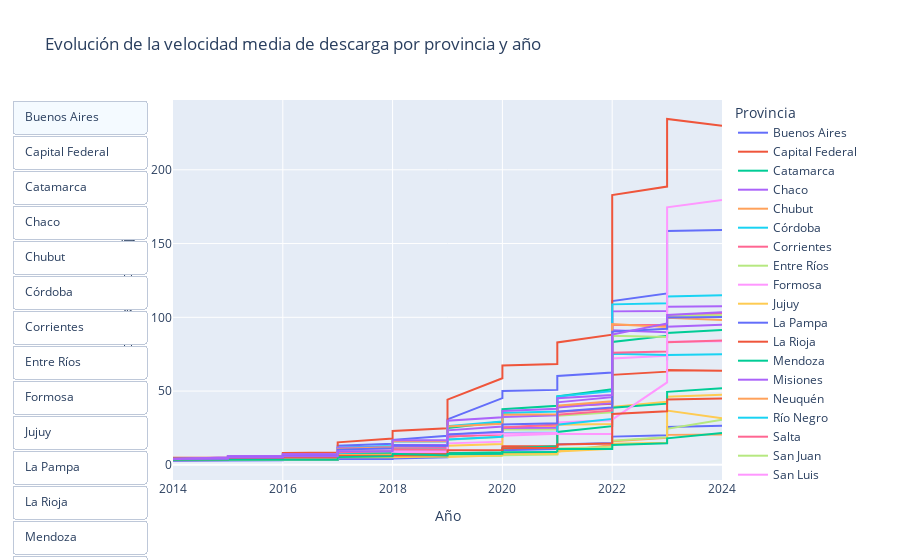

This figure's notebook cell:
### Markdown cell above
Se decide agrupar la media de bajada por año para analizar graficamente la evolución anual

### Code cell
import pandas as pd
import plotly.express as px

# Suponiendo que 'internet_4' es tu DataFrame original

# Crear el gráfico de líneas interactivo con botones para seleccionar años y provincias
fig = px.line(
    internet_4,
    x="Año",
    y="Mbps (Media de bajada)",
    color="Provincia",
    title="Evolución de la velocidad media de descarga por provincia y año"
)

# Agregar botones para seleccionar años
years = internet_4['Año'].unique()
fig.update_layout(
    updatemenus=[
        dict(
            type="buttons",
            direction="down",
            buttons=list([
                dict(
                    args=[{"visible": [True if y == year else False for y in internet_4['Año']]}],
                    label=str(year),
                    method="update"
                ) for year in years
            ]),
        ),
        dict(
            type="buttons",
            direction="down",
            buttons=list([
                dict(
                    args=[{"visible": [True if p == provincia else False for p in internet_4['Provincia']]}],
                    label=provincia,
                    method="update"
                ) for provincia in internet_4['Provincia'].unique()
            ]),
        )
    ]
)

fig.show()

### Figure 1 — Plotly figure (JSON) as saved in the notebook; plotly's stock layout.template omitted (floating-point values rounded to 4 significant figures; data arrays with more than 128 entries replaced by an {"elided": "..."} marker saying what was removed)
{"data": [{"hovertemplate": "Provincia=Buenos Aires<br>Año=%{x}<br>Mbps (Media de bajada)=%{y}<extra></extra>", "legendgroup": "Buenos Aires", "line": {"color": "#636efa", "dash": "solid"}, "marker": {"symbol": "circle"}, "mode": "lines", "name": "Buenos Aires", "orientation": "v", "showlegend": true, "type": "scatter", "x": [2024, 2023, 2023, 2023, 2023, 2022, 2022, 2022, 2022, 2021, 2021, 2021, 2021, 2020, 2020, 2020, 2020, 2019, 2019, 2019, 2019, 2018, 2018, 2018, 2018, 2017, 2017, 2017, 2017, 2016, 2016, 2016, 2016, 2015, 2015, 2015, 2015, 2014, 2014, 2014, 2014], "xaxis": "x", "y": [159.1, 158.5, 146.8, 138.3, 116.2, 111, 70.19, 65.5, 62.51, 60.21, 56.26, 52.76, 50.79, 50.01, 48.38, 45.66, 45.18, 30.77, 25.68, 22.48, 19.64, 16.93, 16.78, 14.68, 14.2, 12.97, 8.426, 7.199, 6.678, 6.352, 5.915, 5.415, 4.992, 4.884, 4.701, 4.463, 4.324, 4.199, 3.969, 3.852, 3.733], "yaxis": "y"}, {"hovertemplate": "Provincia=Capital Federal<br>Año=%{x}<br>Mbps (Media de bajada)=%{y}<extra></extra>", "legendgroup": "Capital Federal", "line": {"color": "#EF553B", "dash": "solid"}, "marker": {"symbol": "circle"}, "mode": "lines", "name": "Capital Federal", "orientation": "v", "showlegend": true, "type": "scatter", "x": [2024, 2023, 2023, 2023, 2023, 2022, 2022, 2022, 2022, 2021, 2021, 2021, 2021, 2020, 2020, 2020, 2020, 2019, 2019, 2019, 2019, 2018, 2018, 2018, 2018, 2017, 2017, 2017, 2017, 2016, 2016, 2016, 2016, 2015, 2015, 2015, 2015, 2014, 2014, 2014, 2014], "xaxis": "x", "y": [229.9, 234.4, 218.1, 208.0, 188.7, 182.9, 101.0, 93.97, 88.22, 82.95, 77.71, 72.75, 68.29, 67.33, 63.81, 60.48, 58.71, 44.2, 38.71, 30.35, 24.72, 22.94, 21.64, 18.94, 17.75, 15.2, 10.64, 8.843, 8.348, 7.958, 7.38, 6.576, 6.047, 5.928, 5.665, 5.312, 5.0, 4.782, 4.437, 4.25, 4.024], "yaxis": "y"}, {"hovertemplate": "Provincia=Catamarca<br>Año=%{x}<br>Mbps (Media de bajada)=%{y}<extra></extra>", "legendgroup": "Catamarca", "line": {"color": "#00cc96", "dash": "solid"}, "marker": {"symbol": "circle"}, "mode": "lines", "name": "Catamarca", "orientation": "v", "showlegend": true, "type": "scatter", "x": [2024, 2023, 2023, 2023, 2023, 2022, 2022, 2022, 2022, 2021, 2021, 2021, 2021, 2020, 2020, 2020, 2020, 2019, 2019, 2019, 2019, 2018, 2018, 2018, 2018, 2017, 2017, 2017, 2017, 2016, 2016, 2016, 2016, 2015, 2015, 2015, 2015, 2014, 2014, 2014, 2014], "xaxis": "x", "y": [91.45, 89.4, 87.9, 86.13, 87.41, 83.33, 60.99, 56.56, 51.22, 46.38, 43.43, 42.19, 39.97, 37.65, 36.54, 34.93, 29.13, 24.88, 9.293, 8.81, 7.964, 8.044, 7.807, 7.693, 8.199, 7.784, 5.26, 5.102, 4.974, 4.886, 4.725, 4.365, 4.204, 4.124, 3.885, 3.683, 3.484, 3.336, 2.915, 2.915, 2.803], "yaxis": "y"}, {"hovertemplate": "Provincia=Chaco<br>Año=%{x}<br>Mbps (Media de bajada)=%{y}<extra></extra>", "legendgroup": "Chaco", "line": {"color": "#ab63fa", "dash": "solid"}, "marker": {"symbol": "circle"}, "mode": "lines", "name": "Chaco", "orientation": "v", "showlegend": true, "type": "scatter", "x": [2024, 2023, 2023, 2023, 2023, 2022, 2022, 2022, 2022, 2021, 2021, 2021, 2021, 2020, 2020, 2020, 2020, 2019, 2019, 2019, 2019, 2018, 2018, 2018, 2018, 2017, 2017, 2017, 2017, 2016, 2016, 2016, 2016, 2015, 2015, 2015, 2015, 2014, 2014, 2014, 2014], "xaxis": "x", "y": [107.5, 107.1, 107.5, 105.5, 104.3, 104.0, 53.21, 50.61, 45.84, 42.34, 39.11, 37.4, 33.63, 32.45, 30.8, 27.95, 25.94, 23.37, 19.99, 16.01, 13.44, 13.49, 12.89, 12.5, 12.44, 11.7, 8.485, 7.689, 7.308, 7.078, 6.718, 6.297, 5.991, 5.828, 5.466, 5.195, 4.9, 3.977, 3.462, 3.421, 3.256], "yaxis": "y"}, {"hovertemplate": "Provincia=Chubut<br>Año=%{x}<br>Mbps (Media de bajada)=%{y}<extra></extra>", "legendgroup": "Chubut", "line": {"color": "#FFA15A", "dash": "solid"}, "marker": {"symbol": "circle"}, "mode": "lines", "name": "Chubut", "orientation": "v", "showlegend": true, "type": "scatter", "x": [2024, 2023, 2023, 2023, 2023, 2022, 2022, 2022, 2022, 2021, 2021, 2021, 2021, 2020, 2020, 2020, 2020, 2019, 2019, 2019, 2019, 2018, 2018, 2018, 2018, 2017, 2017, 2017, 2017, 2016, 2016, 2016, 2016, 2015, 2015, 2015, 2015, 2014, 2014, 2014, 2014], "xaxis": "x", "y": [20.5, 20.29, 19.26, 18.58, 18.36, 15.92, 15.57, 14.91, 13.4, 9.083, 8.177, 7.677, 7.532, 7.383, 7.402, 7.605, 7.117, 6.994, 6.966, 6.054, 5.892, 6.085, 6.077, 5.33, 5.419, 5.408, 3.478, 3.447, 3.443, 3.407, 3.344, 3.336, 3.38, 3.284, 3.279, 3.217, 3.213, 3.175, 3.166, 3.156, 3.176], "yaxis": "y"}, {"hovertemplate": "Provincia=Córdoba<br>Año=%{x}<br>Mbps (Media de bajada)=%{y}<extra></extra>", "legendgroup": "Córdoba", "line": {"color": "#19d3f3", "dash": "solid"}, "marker": {"symbol": "circle"}, "mode": "lines", "name": "Córdoba", "orientation": "v", "showlegend": true, "type": "scatter", "x": [2024, 2023, 2023, 2023, 2023, 2022, 2022, 2022, 2022, 2021, 2021, 2021, 2021, 2020, 2020, 2020, 2020, 2019, 2019, 2019, 2019, 2018, 2018, 2018, 2018, 2017, 2017, 2017, 2017, 2016, 2016, 2016, 2016, 2015, 2015, 2015, 2015, 2014, 2014, 2014, 2014], "xaxis": "x", "y": [114.9, 114.0, 111.5, 111.8, 109.6, 108.8, 56.32, 53.51, 49.89, 46.36, 41.93, 39.59, 36.17, 35.12, 33.51, 30.99, 29.39, 26.16, 23.19, 18.43, 15.73, 15.81, 14.82, 13.88, 12.79, 11.64, 9.116, 7.421, 6.799, 6.467, 6.069, 5.517, 5.157, 5.067, 4.868, 4.558, 4.304, 4.093, 3.66, 3.557, 3.387], "yaxis": "y"}, {"hovertemplate": "Provincia=Corrientes<br>Año=%{x}<br>Mbps (Media de bajada)=%{y}<extra></extra>", "legendgroup": "Corrientes", "line": {"color": "#FF6692", "dash": "solid"}, "marker": {"symbol": "circle"}, "mode": "lines", "name": "Corrientes", "orientation": "v", "showlegend": true, "type": "scatter", "x": [2024, 2023, 2023, 2023, 2023, 2022, 2022, 2022, 2022, 2021, 2021, 2021, 2021, 2020, 2020, 2020, 2020, 2019, 2019, 2019, 2019, 2018, 2018, 2018, 2018, 2017, 2017, 2017, 2017, 2016, 2016, 2016, 2016, 2015, 2015, 2015, 2015, 2014, 2014, 2014, 2014], "xaxis": "x", "y": [102.5, 100.9, 99.64, 97.21, 94.8, 94.72, 45.07, 43.31, 38.11, 35.77, 32.17, 30.37, 25.99, 25.45, 23.85, 22.15, 20.54, 19.26, 16.7, 13.83, 12.05, 12.14, 11.49, 10.88, 11.12, 10.38, 7.447, 6.792, 6.433, 6.236, 5.958, 5.602, 5.371, 5.259, 5.063, 4.847, 4.628, 3.806, 3.411, 3.367, 3.219], "yaxis": "y"}, {"hovertemplate": "Provincia=Entre Ríos<br>Año=%{x}<br>Mbps (Media de bajada)=%{y}<extra></extra>", "legendgroup": "Entre Ríos", "line": {"color": "#B6E880", "dash": "solid"}, "marker": {"symbol": "circle"}, "mode": "lines", "name": "Entre Ríos", "orientation": "v", "showlegend": true, "type": "scatter", "x": [2024, 2023, 2023, 2023, 2023, 2022, 2022, 2022, 2022, 2021, 2021, 2021, 2021, 2020, 2020, 2020, 2020, 2019, 2019, 2019, 2019, 2018, 2018, 2018, 2018, 2017, 2017, 2017, 2017, 2016, 2016, 2016, 2016, 2015, 2015, 2015, 2015, 2014, 2014, 2014, 2014], "xaxis": "x", "y": [101.4, 101.2, 96.26, 89.37, 86.71, 87.47, 42.49, 40.03, 35.59, 33.32, 29.6, 27.62, 23.87, 24.05, 22.43, 20.45, 19.03, 17.01, 14.7, 12.19, 10.66, 11.02, 10.52, 10.19, 9.875, 9.296, 6.993, 6.288, 5.951, 5.807, 5.586, 5.131, 5.085, 5.008, 4.767, 4.551, 4.347, 3.8, 3.4, 3.312, 3.167], "yaxis": "y"}, {"hovertemplate": "Provincia=Formosa<br>Año=%{x}<br>Mbps (Media de bajada)=%{y}<extra></extra>", "legendgroup": "Formosa", "line": {"color": "#FF97FF", "dash": "solid"}, "marker": {"symbol": "circle"}, "mode": "lines", "name": "Formosa", "orientation": "v", "showlegend": true, "type": "scatter", "x": [2024, 2023, 2023, 2023, 2023, 2022, 2022, 2022, 2022, 2021, 2021, 2021, 2021, 2020, 2020, 2020, 2020, 2019, 2019, 2019, 2019, 2018, 2018, 2018, 2018, 2017, 2017, 2017, 2017, 2016, 2016, 2016, 2016, 2015, 2015, 2015, 2015, 2014, 2014, 2014, 2014], "xaxis": "x", "y": [83.8, 83.35, 80.29, 77.32, 73.96, 72.03, 30.35, 28.47, 30.28, 28.76, 26.69, 23.97, 20.98, 19.7, 18.28, 16.87, 15.7, 14.53, 13.22, 10.84, 9.825, 9.817, 9.318, 8.975, 11.06, 10.11, 7.069, 6.179, 5.742, 5.631, 5.416, 5.104, 4.872, 4.66, 4.166, 3.765, 3.381, 3.023, 2.656, 2.652, 2.574], "yaxis": "y"}, {"hovertemplate": "Provincia=Jujuy<br>Año=%{x}<br>Mbps (Media de bajada)=%{y}<extra></extra>", "legendgroup": "Jujuy", "line": {"color": "#FECB52", "dash": "solid"}, "marker": {"symbol": "circle"}, "mode": "lines", "name": "Jujuy", "orientation": "v", "showlegend": true, "type": "scatter", "x": [2024, 2023, 2023, 2023, 2023, 2022, 2022, 2022, 2022, 2021, 2021, 2021, 2021, 2020, 2020, 2020, 2020, 2019, 2019, 2019, 2019, 2018, 2018, 2018, 2018, 2017, 2017, 2017, 2017, 2016, 2016, 2016, 2016, 2015, 2015, 2015, 2015, 2014, 2014, 2014, 2014], "xaxis": "x", "y": [47.52, 46.2, 44.55, 43.56, 42.75, 39.32, 32.43, 29.39, 27.69, 27.14, 25.98, 25.81, 26.78, 25.21, 21.91, 15.86, 14.14, 12.96, 11.97, 12.07, 8.56, 8.563, 7.67, 6.289, 6.741, 6.639, 4.689, 4.542, 4.394, 4.324, 4.215, 3.843, 3.771, 3.725, 3.533, 3.409, 3.242, 3.128, 2.931, 2.769, 2.69], "yaxis": "y"}, {"hovertemplate": "Provincia=La Pampa<br>Año=%{x}<br>Mbps (Media de bajada)=%{y}<extra></extra>", "legendgroup": "La Pampa", "line": {"color": "#636efa", "dash": "solid"}, "marker": {"symbol": "circle"}, "mode": "lines", "name": "La Pampa", "orientation": "v", "showlegend": true, "type": "scatter", "x": [2024, 2023, 2023, 2023, 2023, 2022, 2022, 2022, 2022, 2021, 2021, 2021, 2021, 2020, 2020, 2020, 2020, 2019, 2019, 2019, 2019, 2018, 2018, 2018, 2018, 2017, 2017, 2017, 2017, 2016, 2016, 2016, 2016, 2015, 2015, 2015, 2015, 2014, 2014, 2014, 2014], "xaxis": "x", "y": [26.55, 25.61, 24.21, 22.78, 20.09, 19.1, 18.1, 16.07, 14.84, 13.85, 12.99, 12.28, 10.73, 9.876, 10.7, 8.029, 7.292, 6.526, 5.72, 5.492, 5.058, 4.319, 4.283, 4.098, 3.995, 3.976, 3.438, 3.318, 3.221, 3.19, 3.145, 3.146, 3.048, 2.937, 2.915, 2.863, 2.834, 2.754, 2.817, 2.685, 2.647], "yaxis": "y"}, {"hovertemplate": "Provincia=La Rioja<br>Año=%{x}<br>Mbps (Media de bajada)=%{y}<extra></extra>", "legendgroup": "La Rioja", "line": {"color": "#EF553B", "dash": "solid"}, "marker": {"symbol": "circle"}, "mode": "lines", "name": "La Rioja", "orientation": "v", "showlegend": true, "type": "scatter", "x": [2024, 2023, 2023, 2023, 2023, 2022, 2022, 2022, 2022, 2021, 2021, 2021, 2021, 2020, 2020, 2020, 2020, 2019, 2019, 2019, 2019, 2018, 2018, 2018, 2018, 2017, 2017, 2017, 2017, 2016, 2016, 2016, 2016, 2015, 2015, 2015, 2015, 2014, 2014, 2014, 2014], "xaxis": "x", "y": [63.71, 64.18, 63.84, 63.55, 63.13, 61, 44.3, 43.28, 41.37, 39.7, 38.87, 38.53, 12.7, 12.53, 12.19, 11.67, 7.962, 8.001, 8.002, 7.894, 7.093, 7.093, 6.156, 5.592, 5.891, 5.878, 5.01, 5.534, 5.427, 5.344, 5.077, 4.774, 4.617, 4.522, 4.246, 4.002, 3.78, 3.582, 3.095, 3.095, 2.965], "yaxis": "y"}, {"hovertemplate": "Provincia=Mendoza<br>Año=%{x}<br>Mbps (Media de bajada)=%{y}<extra></extra>", "legendgroup": "Mendoza", "line": {"color": "#00cc96", "dash": "solid"}, "marker": {"symbol": "circle"}, "mode": "lines", "name": "Mendoza", "orientation": "v", "showlegend": true, "type": "scatter", "x": [2024, 2023, 2023, 2023, 2023, 2022, 2022, 2022, 2022, 2021, 2021, 2021, 2021, 2020, 2020, 2020, 2020, 2019, 2019, 2019, 2019, 2018, 2018, 2018, 2018, 2017, 2017, 2017, 2017, 2016, 2016, 2016, 2016, 2015, 2015, 2015, 2015, 2014, 2014, 2014, 2014], "xaxis": "x", "y": [51.85, 49.46, 46.96, 42.69, 41.45, 38.76, 34.16, 29.72, 26.2, 22.23, 13.37, 13.47, 12.6, 11.09, 10.19, 9.275, 8.441, 7.785, 6.108, 6.026, 5.743, 5.747, 5.786, 5.881, 5.882, 5.71, 3.513, 3.507, 3.507, 3.507, 3.507, 3.5, 3.503, 3.502, 3.5, 3.5, 3.499, 3.499, 3.503, 3.503, 3.503], "yaxis": "y"}, {"hovertemplate": "Provincia=Misiones<br>Año=%{x}<br>Mbps (Media de bajada)=%{y}<extra></extra>", "legendgroup": "Misiones", "line": {"color": "#ab63fa", "dash": "solid"}, "marker": {"symbol": "circle"}, "mode": "lines", "name": "Misiones", "orientation": "v", "showlegend": true, "type": "scatter", "x": [2024, 2023, 2023, 2023, 2023, 2022, 2022, 2022, 2022, 2021, 2021, 2021, 2021, 2020, 2020, 2020, 2020, 2019, 2019, 2019, 2019, 2018, 2018, 2018, 2018, 2017, 2017, 2017, 2017, 2016, 2016, 2016, 2016, 2015, 2015, 2015, 2015, 2014, 2014, 2014, 2014], "xaxis": "x", "y": [94.98, 93.65, 91.49, 90.55, 89.81, 91.24, 49.3, 46.23, 41.87, 38.9, 30.88, 28.68, 25.08, 24.96, 24.14, 22.56, 22.15, 20.32, 17.93, 14.5, 12.51, 12.5, 12.49, 11.76, 12.08, 11.32, 8.43, 7.604, 7.341, 7.109, 6.741, 6.234, 6.001, 5.902, 5.634, 5.328, 4.973, 4.026, 3.578, 3.54, 3.403], "yaxis": "y"}, {"hovertemplate": "Provincia=Neuquén<br>Año=%{x}<br>Mbps (Media de bajada)=%{y}<extra></extra>", "legendgroup": "Neuquén", "line": {"color": "#FFA15A", "dash": "solid"}, "marker": {"symbol": "circle"}, "mode": "lines", "name": "Neuquén", "orientation": "v", "showlegend": true, "type": "scatter", "x": [2024, 2023, 2023, 2023, 2023, 2022, 2022, 2022, 2022, 2021, 2021, 2021, 2021, 2020, 2020, 2020, 2020, 2019, 2019, 2019, 2019, 2018, 2018, 2018, 2018, 2017, 2017, 2017, 2017, 2016, 2016, 2016, 2016, 2015, 2015, 2015, 2015, 2014, 2014, 2014, 2014], "xaxis": "x", "y": [98.16, 99.63, 96.57, 93.97, 93.42, 95.37, 47.81, 46.53, 43.05, 40.09, 38.34, 36.11, 34.24, 33.91, 31.46, 29.1, 27.77, 26.02, 23.75, 17.24, 15.88, 15.89, 14.67, 13.37, 11.96, 10.72, 8.165, 6.701, 6.035, 5.678, 5.292, 4.866, 4.42, 4.356, 4.23, 4.06, 3.911, 3.851, 3.743, 3.665, 3.549], "yaxis": "y"}, {"hovertemplate": "Provincia=Río Negro<br>Año=%{x}<br>Mbps (Media de bajada)=%{y}<extra></extra>", "legendgroup": "Río Negro", "line": {"color": "#19d3f3", "dash": "solid"}, "marker": {"symbol": "circle"}, "mode": "lines", "name": "Río Negro", "orientation": "v", "showlegend": true, "type": "scatter", "x": [2024, 2023, 2023, 2023, 2023, 2022, 2022, 2022, 2022, 2021, 2021, 2021, 2021, 2020, 2020, 2020, 2020, 2019, 2019, 2019, 2019, 2018, 2018, 2018, 2018, 2017, 2017, 2017, 2017, 2016, 2016, 2016, 2016, 2015, 2015, 2015, 2015, 2014, 2014, 2014, 2014], "xaxis": "x", "y": [75, 74.37, 70.93, 70.76, 74.4, 75.31, 34.13, 33.26, 31.09, 27.2, 25.4, 23.75, 21.92, 21.64, 21.08, 19.68, 19.06, 17.18, 15.98, 11.63, 10.49, 10.49, 10.06, 9.51, 8.976, 8.046, 5.487, 4.741, 4.449, 4.37, 4.163, 3.977, 3.827, 3.769, 3.737, 3.667, 3.585, 3.543, 3.48, 3.429, 3.354], "yaxis": "y"}, {"hovertemplate": "Provincia=Salta<br>Año=%{x}<br>Mbps (Media de bajada)=%{y}<extra></extra>", "legendgroup": "Salta", "line": {"color": "#FF6692", "dash": "solid"}, "marker": {"symbol": "circle"}, "mode": "lines", "name": "Salta", "orientation": "v", "showlegend": true, "type": "scatter", "x": [2024, 2023, 2023, 2023, 2023, 2022, 2022, 2022, 2022, 2021, 2021, 2021, 2021, 2020, 2020, 2020, 2020, 2019, 2019, 2019, 2019, 2018, 2018, 2018, 2018, 2017, 2017, 2017, 2017, 2016, 2016, 2016, 2016, 2015, 2015, 2015, 2015, 2014, 2014, 2014, 2014], "xaxis": "x", "y": [84.34, 83.04, 80.8, 79.1, 76.85, 75.93, 41.33, 38.77, 36.71, 33.94, 31.21, 29.24, 27.32, 25.32, 25.26, 22.56, 21.43, 19.08, 14.75, 12.55, 10.38, 10.46, 9.266, 8.928, 9.189, 8.452, 6.133, 5.756, 5.335, 5.221, 5.053, 4.749, 4.742, 4.673, 4.422, 4.218, 4.023, 3.862, 3.411, 3.391, 3.301], "yaxis": "y"}, {"hovertemplate": "Provincia=San Juan<br>Año=%{x}<br>Mbps (Media de bajada)=%{y}<extra></extra>", "legendgroup": "San Juan", "line": {"color": "#B6E880", "dash": "solid"}, "marker": {"symbol": "circle"}, "mode": "lines", "name": "San Juan", "orientation": "v", "showlegend": true, "type": "scatter", "x": [2024, 2023, 2023, 2023, 2023, 2022, 2022, 2022, 2022, 2021, 2021, 2021, 2021, 2020, 2020, 2020, 2020, 2019, 2019, 2019, 2019, 2018, 2018, 2018, 2018, 2017, 2017, 2017, 2017, 2016, 2016, 2016, 2016, 2015, 2015, 2015, 2015, 2014, 2014, 2014, 2014], "xaxis": "x", "y": [30.58, 24.78, 24.45, 20.39, 18.7, 16.39, 15.84, 14.44, 11.99, 11.05, 7.041, 6.993, 6.91, 6.413, 6.028, 6.309, 6.037, 6.04, 6.038, 6.119, 5.839, 5.715, 5.738, 5.846, 5.851, 5.832, 3.45, 3.492, 3.492, 3.491, 3.489, 3.488, 3.486, 3.482, 3.481, 3.479, 3.477, 3.475, 3.474, 3.472, 3.469], "yaxis": "y"}, {"hovertemplate": "Provincia=San Luis<br>Año=%{x}<br>Mbps (Media de bajada)=%{y}<extra></extra>", "legendgroup": "San Luis", "line": {"color": "#FF97FF", "dash": "solid"}, "marker": {"symbol": "circle"}, "mode": "lines", "name": "San Luis", "orientation": "v", "showlegend": true, "type": "scatter", "x": [2024, 2023, 2023, 2023, 2023, 2022, 2022, 2022, 2022, 2021, 2021, 2021, 2021, 2020, 2020, 2020, 2020, 2019, 2019, 2019, 2019, 2018, 2018, 2018, 2018, 2017, 2017, 2017, 2017, 2016, 2016, 2016, 2016, 2015, 2015, 2015, 2015, 2014, 2014, 2014, 2014], "xaxis": "x", "y": [179.5, 174.6, 105.0, 103.8, 55.85, 30.67, 19.33, 19.32, 20.95, 20.91, 21.7, 21.66, 21.59, 21.25, 20.85, 21.02, 20.99, 20.69, 19.74, 19.88, 8.709, 8.819, 8.815, 5.901, 5.894, 5.732, 3.503, 3.503, 3.503, 3.503, 3.503, 3.502, 3.503, 3.503, 3.503, 3.503, 3.501, 3.504, 3.503, 3.504, 3.503], "yaxis": "y"}, {"hovertemplate": "Provincia=Santa Cruz<br>Año=%{x}<br>Mbps (Media de bajada)=%{y}<extra></extra>", "legendgroup": "Santa Cruz", "line": {"color": "#FECB52", "dash": "solid"}, "marker": {"symbol": "circle"}, "mode": "lines", "name": "Santa Cruz", "orientation": "v", "showlegend": true, "type": "scatter", "x": [2024, 2023, 2023, 2023, 2023, 2022, 2022, 2022, 2022, 2021, 2021, 2021, 2021, 2020, 2020, 2020, 2020, 2019, 2019, 2019, 2019, 2018, 2018, 2018, 2018, 2017, 2017, 2017, 2017, 2016, 2016, 2016, 2016, 2015, 2015, 2015, 2015, 2014, 2014, 2014, 2014], "xaxis": "x", "y": [31.6, 36.77, 15.67, 15.48, 14.98, 14.33, 12.6, 11.81, 10.89, 8.991, 7.692, 7.63, 7.502, 7.492, 6.649, 6.593, 6.417, 5.208, 5.018, 6.008, 5.78, 5.12, 5.37, 5.189, 5.189, 5.207, 3.61, 3.603, 3.592, 3.564, 3.536, 3.502, 3.483, 3.481, 3.481, 3.473, 3.474, 3.333, 3.307, 3.318, 3.316], "yaxis": "y"}, {"hovertemplate": "Provincia=Santa Fe<br>Año=%{x}<br>Mbps (Media de bajada)=%{y}<extra></extra>", "legendgroup": "Santa Fe", "line": {"color": "#636efa", "dash": "solid"}, "marker": {"symbol": "circle"}, "mode": "lines", "name": "Santa Fe", "orientation": "v", "showlegend": true, "type": "scatter", "x": [2024, 2023, 2023, 2023, 2023, 2022, 2022, 2022, 2022, 2021, 2021, 2021, 2021, 2020, 2020, 2020, 2020, 2019, 2019, 2019, 2019, 2018, 2018, 2018, 2018, 2017, 2017, 2017, 2017, 2016, 2016, 2016, 2016, 2015, 2015, 2015, 2015, 2014, 2014, 2014, 2014], "xaxis": "x", "y": [100.2, 99.81, 97.39, 94.87, 92.22, 90.3, 45.15, 42.01, 38.89, 36.02, 33.13, 30.7, 28.13, 27.29, 25.69, 23.93, 22.42, 20.55, 18.17, 15.07, 12.99, 13.18, 12.36, 11.75, 11.17, 10.3, 7.792, 6.839, 6.284, 6.04, 5.677, 5.139, 4.898, 4.81, 4.56, 4.303, 4.063, 3.781, 3.376, 3.312, 3.147], "yaxis": "y"}, {"hovertemplate": "Provincia=Santiago Del Estero<br>Año=%{x}<br>Mbps (Media de bajada)=%{y}<extra></extra>", "legendgroup": "Santiago Del Estero", "line": {"color": "#EF553B", "dash": "solid"}, "marker": {"symbol": "circle"}, "mode": "lines", "name": "Santiago Del Estero", "orientation": "v", "showlegend": true, "type": "scatter", "x": [2024, 2023, 2023, 2023, 2023, 2022, 2022, 2022, 2022, 2021, 2021, 2021, 2021, 2020, 2020, 2020, 2020, 2019, 2019, 2019, 2019, 2018, 2018, 2018, 2018, 2017, 2017, 2017, 2017, 2016, 2016, 2016, 2016, 2015, 2015, 2015, 2015, 2014, 2014, 2014, 2014], "xaxis": "x", "y": [44.9, 44.22, 41.46, 37.62, 36.27, 34.4, 17.69, 16.34, 14.5, 13.84, 13.35, 12.72, 11.58, 11.28, 10.88, 10.41, 10.0, 9.792, 9.389, 7.103, 6.415, 6.309, 5.78, 5.911, 6.248, 6.166, 5.179, 5.058, 4.949, 4.867, 4.67, 4.31, 4.174, 4.094, 3.911, 3.729, 3.571, 3.458, 3.1, 3.07, 2.949], "yaxis": "y"}, {"hovertemplate": "Provincia=Tierra Del Fuego<br>Año=%{x}<br>Mbps (Media de bajada)=%{y}<extra></extra>", "legendgroup": "Tierra Del Fuego", "line": {"color": "#00cc96", "dash": "solid"}, "marker": {"symbol": "circle"}, "mode": "lines", "name": "Tierra Del Fuego", "orientation": "v", "showlegend": true, "type": "scatter", "x": [2024, 2023, 2023, 2023, 2023, 2022, 2022, 2022, 2022, 2021, 2021, 2021, 2021, 2020, 2020, 2020, 2020, 2019, 2019, 2019, 2019, 2018, 2018, 2018, 2018, 2017, 2017, 2017, 2017, 2016, 2016, 2016, 2016, 2015, 2015, 2015, 2015, 2014, 2014, 2014, 2014], "xaxis": "x", "y": [21.54, 17.92, 17.17, 16.92, 14.58, 13.48, 11.01, 10.97, 10.73, 10.7, 9.52, 8.592, 8.735, 8.487, 8.507, 8.128, 7.411, 7.27, 6.691, 6.34, 6.341, 7.437, 5.988, 5.943, 5.768, 5.203, 3.475, 3.477, 3.477, 3.477, 3.477, 3.479, 3.475, 3.475, 3.478, 3.478, 3.454, 3.475, 3.471, 3.47, 3.447], "yaxis": "y"}, {"hovertemplate": "Provincia=Tucumán<br>Año=%{x}<br>Mbps (Media de bajada)=%{y}<extra></extra>", "legendgroup": "Tucumán", "line": {"color": "#ab63fa", "dash": "solid"}, "marker": {"symbol": "circle"}, "mode": "lines", "name": "Tucumán", "orientation": "v", "showlegend": true, "type": "scatter", "x": [2024, 2023, 2023, 2023, 2023, 2022, 2022, 2022, 2022, 2021, 2021, 2021, 2021, 2020, 2020, 2020, 2020, 2019, 2019, 2019, 2019, 2018, 2018, 2018, 2018, 2017, 2017, 2017, 2017, 2016, 2016, 2016, 2016, 2015, 2015, 2015, 2015, 2014, 2014, 2014, 2014], "xaxis": "x", "y": [103.4, 101.5, 98.85, 96.69, 95.79, 88.33, 53.36, 50.09, 47.24, 45.15, 42.1, 40.31, 37.98, 36.44, 34.84, 32.7, 32.25, 29.87, 19.32, 18.53, 16.57, 16.58, 15.26, 13.51, 9.356, 9.106, 6.385, 6.093, 5.876, 5.728, 5.545, 5.201, 5.004, 4.882, 4.572, 4.307, 4.071, 3.861, 3.35, 3.35, 3.208], "yaxis": "y"}], "layout": {"legend": {"title": {"text": "Provincia"}, "tracegroupgap": 0}, "title": {"text": "Evolución de la velocidad media de descarga por provincia y año"}, "updatemenus": [{"buttons": [{"args": [{"visible": {"elided": "984 bool values"}}], "label": "2024", "method": "update"}, {"args": [{"visible": {"elided": "984 bool values"}}], "label": "2023", "method": "update"}, {"args": [{"visible": {"elided": "984 bool values"}}], "label": "2022", "method": "update"}, {"args": [{"visible": {"elided": "984 bool values"}}], "label": "2021", "method": "update"}, {"args": [{"visible": {"elided": "984 bool values"}}], "label": "2020", "method": "update"}, {"args": [{"visible": {"elided": "984 bool values"}}], "label": "2019", "method": "update"}, {"args": [{"visible": {"elided": "984 bool values"}}], "label": "2018", "method": "update"}, {"args": [{"visible": {"elided": "984 bool values"}}], "label": "2017", "method": "update"}, {"args": [{"visible": {"elided": "984 bool values"}}], "label": "2016", "method": "update"}, {"args": [{"visible": {"elided": "984 bool values"}}], "label": "2015", "method": "update"}, {"args": [{"visible": {"elided": "984 bool values"}}], "label": "2014", "method": "update"}], "direction": "down", "type": "buttons"}, {"buttons": [{"args": [{"visible": {"elided": "984 bool values"}}], "label": "Buenos Aires", "method": "update"}, {"args": [{"visible": {"elided": "984 bool values"}}], "label": "Capital Federal", "method": "update"}, {"args": [{"visible": {"elided": "984 bool values"}}], "label": "Catamarca", "method": "update"}, {"args": [{"visible": {"elided": "984 bool values"}}], "label": "Chaco", "method": "update"}, {"args": [{"visible": {"elided": "984 bool values"}}], "label": "Chubut", "method": "update"}, {"args": [{"visible": {"elided": "984 bool values"}}], "label": "Córdoba", "method": "update"}, {"args": [{"visible": {"elided": "984 bool values"}}], "label": "Corrientes", "method": "update"}, {"args": [{"visible": {"elided": "984 bool values"}}], "label": "Entre Ríos", "method": "update"}, {"args": [{"visible": {"elided": "984 bool values"}}], "label": "Formosa", "method": "update"}, {"args": [{"visible": {"elided": "984 bool values"}}], "label": "Jujuy", "method": "update"}, {"args": [{"visible": {"elided": "984 bool values"}}], "label": "La Pampa", "method": "update"}, {"args": [{"visible": {"elided": "984 bool values"}}], "label": "La Rioja", "method": "update"}, {"args": [{"visible": {"elided": "984 bool values"}}], "label": "Mendoza", "method": "update"}, {"args": [{"visible": {"elided": "984 bool values"}}], "label": "Misiones", "method": "update"}, {"args": [{"visible": {"elided": "984 bool values"}}], "label": "Neuquén", "method": "update"}, {"args": [{"visible": {"elided": "984 bool values"}}], "label": "Río Negro", "method": "update"}, {"args": [{"visible": {"elided": "984 bool values"}}], "label": "Salta", "method": "update"}, {"args": [{"visible": {"elided": "984 bool values"}}], "label": "San Juan", "method": "update"}, {"args": [{"visible": {"elided": "984 bool values"}}], "label": "San Luis", "method": "update"}, {"args": [{"visible": {"elided": "984 bool values"}}], "label": "Santa Cruz", "method": "update"}, {"args": [{"visible": {"elided": "984 bool values"}}], "label": "Santa Fe", "method": "update"}, {"args": [{"visible": {"elided": "984 bool values"}}], "label": "Santiago Del Estero", "method": "update"}, {"args": [{"visible": {"elided": "984 bool values"}}], "label": "Tierra Del Fuego", "method": "update"}, {"args": [{"visible": {"elided": "984 bool values"}}], "label": "Tucumán", "method": "update"}], "direction": "down", "type": "buttons"}], "xaxis": {"anchor": "y", "domain": [0, 1], "title": {"text": "Año"}}, "yaxis": {"anchor": "x", "domain": [0, 1], "title": {"text": "Mbps (Media de bajada)"}}}}
